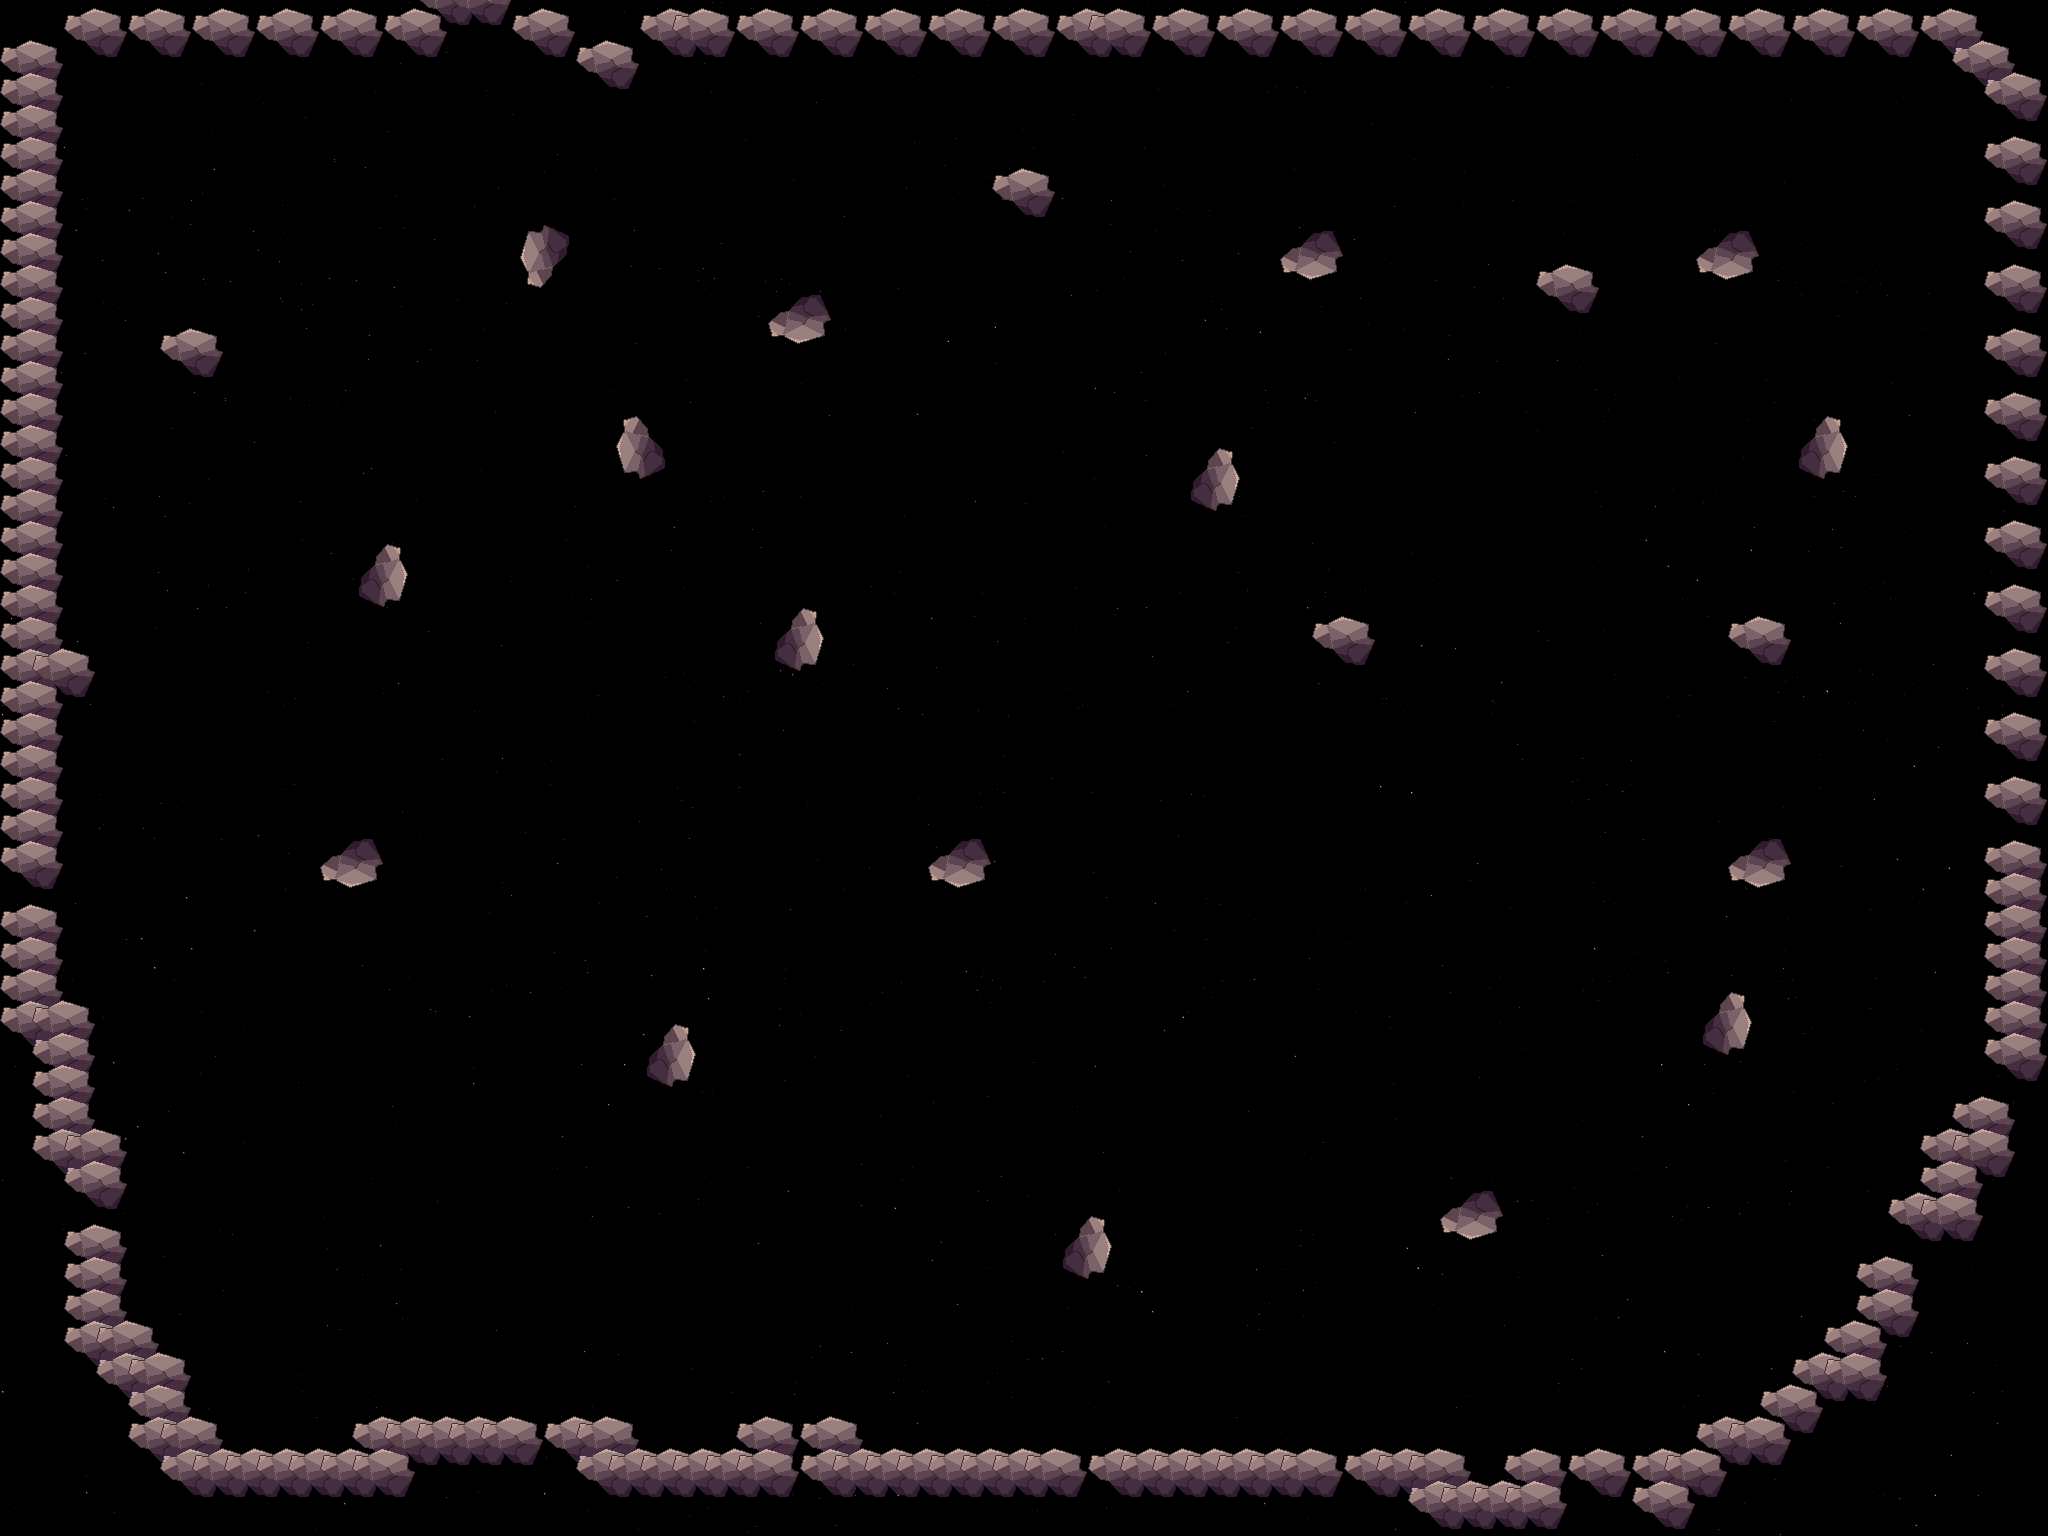

This game map was drawn from its Tiled (.tmx) file and the tilesets committed beside it. A one-line description and the trimmed map source follow:
An orthogonal 64x48 tile map with 32x32 px tiles, 1 tile layer (objects), 1 hidden layer not drawn, 3 tilesets, 2 image layers and 55 objects (19x Rock, 5x RockSpawner, Player).

<map version="1.9" tiledversion="1.9.0" orientation="orthogonal" renderorder="right-down" width="64" height="48" tilewidth="32" tileheight="32" infinite="0" nextlayerid="8" nextobjectid="93">
 <editorsettings>
  <export target="level1.lua" format="lua" />
 </editorsettings>
 <properties>
  <property name="collidable" type="bool" value="true" />
 </properties>
 <tileset firstgid="1" name="space-stuff" tilewidth="32" tileheight="32" tilecount="4" columns="2">
  <image source="smaller rocks 2x2.png" width="64" height="64" />
 </tileset>
 <tileset firstgid="5" name="Space Objectz" tilewidth="64" tileheight="64" tilecount="1" columns="0">
  <grid orientation="orthogonal" width="1" height="1" />
  <tile id="0">
   <image width="64" height="64" source="big rock.png" />
  </tile>
 </tileset>
 <tileset firstgid="6" name="Rock" tilewidth="32" tileheight="32" tilecount="4" columns="2">
  <image source="big rock.png" width="64" height="64" />
 </tileset>
 <layer id="1" name="Background" width="64" height="48" visible="0">
  <data>[3072 cells, 3072 non-empty, 1 distinct tile ids]</data>
 </layer>
 <imagelayer id="6" name="stars">
  <image source="../aseprite/spr_stars01.png" width="2560" height="2560" />
  <properties>
   <property name="depth" type="float" value="1" />
  </properties>
 </imagelayer>
 <imagelayer id="7" name="stars2" repeatx="1" repeaty="1">
  <image source="../aseprite/spr_stars02.png" width="2560" height="2560" />
  <properties>
   <property name="depth" type="float" value="1.1" />
  </properties>
 </imagelayer>
 <layer id="2" name="objects" width="64" height="48">
  <data>[3072 cells, 241 non-empty, 5 distinct tile ids]</data>
 </layer>
 <objectgroup id="3" name="colliders">
  <properties>
   <property name="collidable" type="bool" value="true" />
  </properties>
  <object id="12" x="0" y="40" width="64" height="848" />
  <object id="13" x="64" y="648" width="24" height="48" />
  <object id="14" x="8" y="896" width="48" height="144" />
  <object id="15" x="56" y="1000" width="40" height="200" />
  <object id="16" x="96" y="1128" width="32" height="80" />
  <object id="17" x="72" y="1224" width="56" height="128" />
  <object id="18" x="128" y="1328" width="24" height="32" />
  <object id="19" x="152" y="1360" width="32" height="80" />
  <object id="20" x="192" y="1424" width="24" height="32" />
  <object id="21" x="224" y="1456" width="144" height="16" />
  <object id="22" x="360" y="1416" width="272" height="32" />
  <object id="23" x="632" y="1448" width="128" height="24" />
  <object id="24" x="744" y="1416" width="104" height="40" />
  <object id="25" x="856" y="1448" width="600" height="24" />
  <object id="26" x="1472" y="1472" width="40" height="32" />
  <object id="27" x="1512" y="1440" width="176" height="24" />
  <object id="28" x="1696" y="1416" width="64" height="16" />
  <object id="29" x="1768" y="1384" width="24" height="24" />
  <object id="30" x="1792" y="1352" width="24" height="24" />
  <object id="31" x="1824" y="1320" width="24" height="32" />
  <object id="32" x="1864" y="1256" width="24" height="64" />
  <object id="33" x="1896" y="1200" width="24" height="56" />
  <object id="34" x="1920" y="1136" width="24" height="56" />
  <object id="35" x="1952" y="1088" width="56" height="32" />
  <object id="36" x="1984" y="72" width="48" height="1008" />
  <object id="37" x="1952" y="40" width="40" height="40" />
  <object id="38" x="64" y="16" width="1888" height="40" />
  <object id="39" x="584" y="56" width="48" height="24" />
  <object id="41" name="Rock" x="400" y="544" rotation="90">
   <properties>
    <property name="restitution" type="float" value="0.01" />
   </properties>
   <polygon points="0,0 16,0 32,-8 56,0 56,16 64,16 48,40 32,40 24,24 8,24 0,16" />
  </object>
  <object id="42" name="Rock" x="1728" y="624">
   <properties>
    <property name="restitution" type="float" value="1" />
   </properties>
   <polygon points="0,0 16,0 32,-8 56,0 56,16 64,16 48,40 32,40 24,24 8,24 0,16" />
  </object>
  <object id="43" name="Rock" x="1312" y="624">
   <properties>
    <property name="restitution" type="float" value="1" />
   </properties>
   <polygon points="0,0 16,0 32,-8 56,0 56,16 64,16 48,40 32,40 24,24 8,24 0,16" />
  </object>
  <object id="44" name="Rock" x="992" y="176">
   <properties>
    <property name="restitution" type="float" value="1" />
   </properties>
   <polygon points="0,0 16,0 32,-8 56,0 56,16 64,16 48,40 32,40 24,24 8,24 0,16" />
  </object>
  <object id="45" name="Rock" x="1536" y="272">
   <properties>
    <property name="restitution" type="float" value="1" />
   </properties>
   <polygon points="0,0 16,0 32,-8 56,0 56,16 64,16 48,40 32,40 24,24 8,24 0,16" />
  </object>
  <object id="46" name="Rock" x="816" y="608" rotation="90">
   <properties>
    <property name="restitution" type="float" value="1" />
   </properties>
   <polygon points="0,0 16,0 32,-8 56,0 56,16 64,16 48,40 32,40 24,24 8,24 0,16" />
  </object>
  <object id="47" name="Rock" x="1744" y="992" rotation="90">
   <properties>
    <property name="restitution" type="float" value="1" />
   </properties>
   <polygon points="0,0 16,0 32,-8 56,0 56,16 64,16 48,40 32,40 24,24 8,24 0,16" />
  </object>
  <object id="48" name="Rock" x="1840" y="416" rotation="90">
   <properties>
    <property name="restitution" type="float" value="1" />
   </properties>
   <polygon points="0,0 16,0 32,-8 56,0 56,16 64,16 48,40 32,40 24,24 8,24 0,16" />
  </object>
  <object id="49" name="Rock" x="1232" y="448" rotation="90">
   <properties>
    <property name="restitution" type="float" value="1" />
   </properties>
   <polygon points="0,0 16,0 32,-8 56,0 56,16 64,16 48,40 32,40 24,24 8,24 0,16" />
  </object>
  <object id="50" name="Rock" x="688" y="1024" rotation="90">
   <properties>
    <property name="restitution" type="float" value="1" />
   </properties>
   <polygon points="0,0 16,0 32,-8 56,0 56,16 64,16 48,40 32,40 24,24 8,24 0,16" />
  </object>
  <object id="51" name="Rock" x="1104" y="1216" rotation="90">
   <properties>
    <property name="restitution" type="float" value="1" />
   </properties>
   <polygon points="0,0 16,0 32,-8 56,0 56,16 64,16 48,40 32,40 24,24 8,24 0,16" />
  </object>
  <object id="52" name="Rock" x="624" y="416" rotation="-90">
   <polygon points="0,0 -16,0 -32,-8 -56,0 -56,16 -64,16 -48,40 -32,40 -24,24 -8,24 0,16" />
  </object>
  <object id="53" name="Rock" x="928" y="880" rotation="-180">
   <properties>
    <property name="restitution" type="float" value="1" />
   </properties>
   <polygon points="0,0 -16,0 -32,-8 -56,0 -56,16 -64,16 -48,40 -32,40 -24,24 -8,24 0,16" />
  </object>
  <object id="54" name="Rock" x="1440" y="1232" rotation="-180">
   <properties>
    <property name="restitution" type="float" value="1" />
   </properties>
   <polygon points="0,0 -16,0 -32,-8 -56,0 -56,16 -64,16 -48,40 -32,40 -24,24 -8,24 0,16" />
  </object>
  <object id="55" name="Rock" x="1728" y="880" rotation="-180">
   <properties>
    <property name="restitution" type="float" value="1" />
   </properties>
   <polygon points="0,0 -16,0 -32,-8 -56,0 -56,16 -64,16 -48,40 -32,40 -24,24 -8,24 0,16" />
  </object>
  </objectgroup>
 <objectgroup id="4" name="constructors">
  <properties>
   <property name="collidable" type="bool" value="false" />
  </properties>
  <!-- 6 objects omitted --></objectgroup>
</map>
<!-- 12 of 55 objects omitted -->
